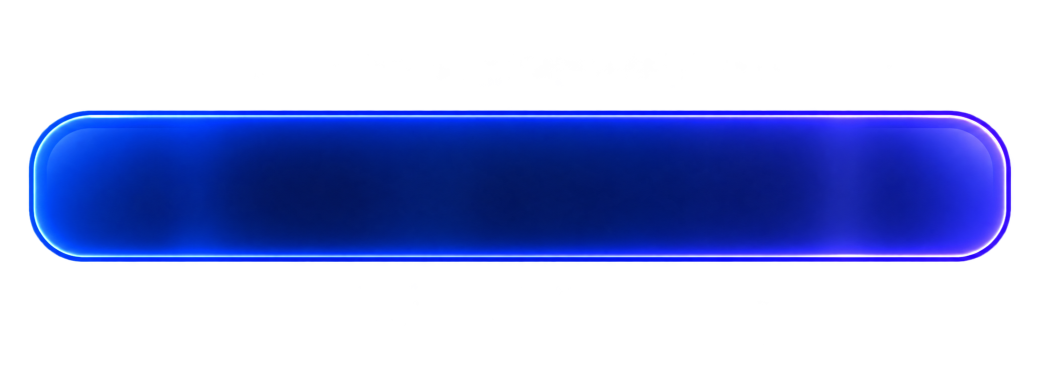
#> input picture Assets/_Project/Art/UI/Home/HJ/97.png, 2078 x 757 px (shown at 1/2 size)
$ python make_result_chip.py
#> lines starting #> are read from the running program, lines starting #| are printed output that depends on the picture
# AR 현장모드 결과 화면의 분류 칩(HJ/97, 2078x757 네온 유리 막대)을 9-slice로 쓰기 좋게 줄인다.
#   결과: Assets/_Project/Art/UI/Home/HJ/derived/97_chip.png (1024 폭)
#     칩 폭이 장소 이름 길이에 따라 바뀌므로(TextChipAutoWidth) 양끝 둥근 부분은 그대로 두고 가운데만 늘린다.
#     9-slice 가장자리: 왼쪽/오른쪽 CAP px, 위 165 / 아래 168 px(둥근 모서리 반지름 약 50 + 빛)
#       (ARFieldResultLayout.ChipCapPx/ChipCapTopPx/ChipCapBottomPx). 칸이 두 줄로 높아져도 모서리가 찌그러지지 않는다.
#     막대 본체(알파 200 이상): 원본 x 58~2020, y 222~522 -> 이 그림에서 BODY (ARFieldResultLayout.ChipBody)
#     1024 폭이면 임포트 최대 크기(1024)에 그대로 들어가 9-slice 가장자리 px이 줄어들지 않는다.
#   실행: python Art_Source/ui_arfield/make_result_chip.py      필요: Python 3 + Pillow
import os
from PIL import Image

ROOT = os.path.abspath(os.path.join(os.path.dirname(os.path.abspath(__file__)), '..', '..'))
HJ = os.path.join(ROOT, 'Assets', '_Project', 'Art', 'UI', 'Home', 'HJ')
OUT = os.path.join(HJ, 'derived')
os.makedirs(OUT, exist_ok=True)

WIDTH = 1024
CAP = 128   # 양끝 둥근 부분 + 빛 번짐(원본 약 260px)

src = Image.open(os.path.join(HJ, '97.png')).convert('RGBA')
#> src is the input picture: PIL image 2078x757 RGBA; mean R, G, B, A 6.5, 16, 66.5, 93.5
k = WIDTH / src.width
#> k = 0.493
dst = src.resize((WIDTH, round(src.height * k)), Image.LANCZOS)
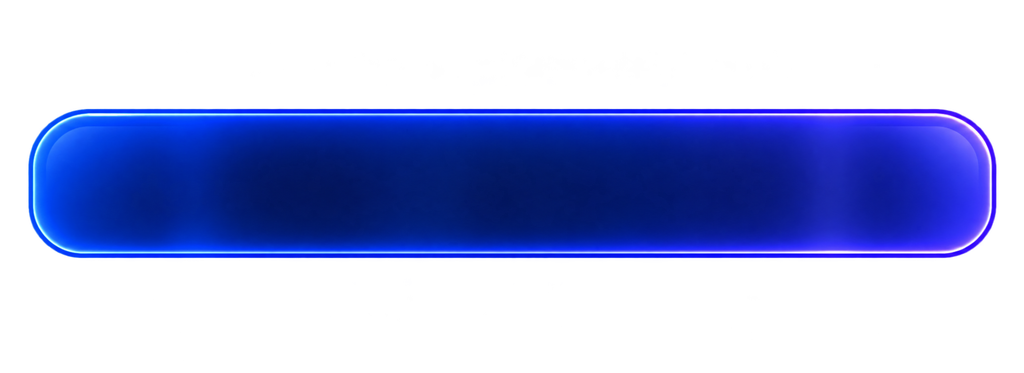
#> dst: PIL image 1024x373 RGBA; mean R, G, B, A 6.5, 16, 66.6, 93.5; transparent parts drawn white
dst.save(os.path.join(OUT, '97_chip.png'))
body = (58 * k, 222 * k, 2020 * k, 522 * k)
#> body = (28.58, 109.4, 995.4, 257.2)
print('-> %s (97_chip.png %dx%d, cap %d, body x %.1f~%.1f y %.1f~%.1f)'
      % (os.path.relpath(OUT, ROOT), dst.width, dst.height, CAP, body[0], body[2], body[1], body[3]))
#| -> Assets/_Project/Art/UI/Home/HJ/derived (97_chip.png 1024x373, cap 128, body x 28.6~995.4 y 109.4~257.2)

$ run again, with Assets/_Project/Art/UI/Home/HJ/92.png copied over Assets/_Project/Art/UI/Home/HJ/97.png
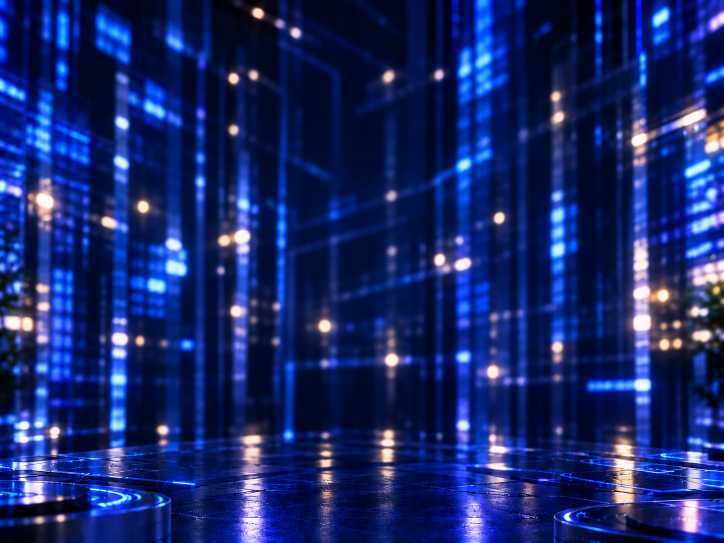
#> input picture Assets/_Project/Art/UI/Home/HJ/92.png, 1448 x 1086 px (shown at 1/2 size)
#> `dst = src.resize((WIDTH, round(src.height * k)), Image.LANCZOS)`:
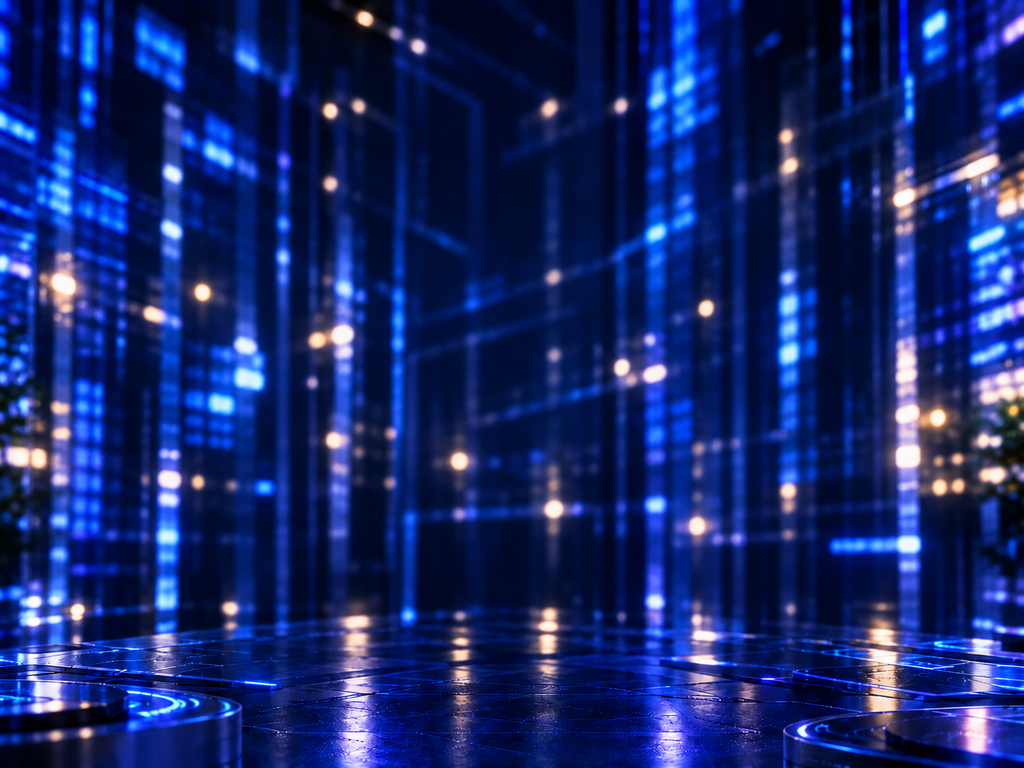
#> dst: PIL image 1024x768 RGBA; mean R, G, B, A 22.4, 40.6, 107.6, 255
#| -> Assets/_Project/Art/UI/Home/HJ/derived (97_chip.png 1024x768, cap 128, body x 41.0~1428.5 y 157.0~369.1)

$ run again, with Assets/_Project/Art/UI/Home/HJ/93.png copied over Assets/_Project/Art/UI/Home/HJ/97.png
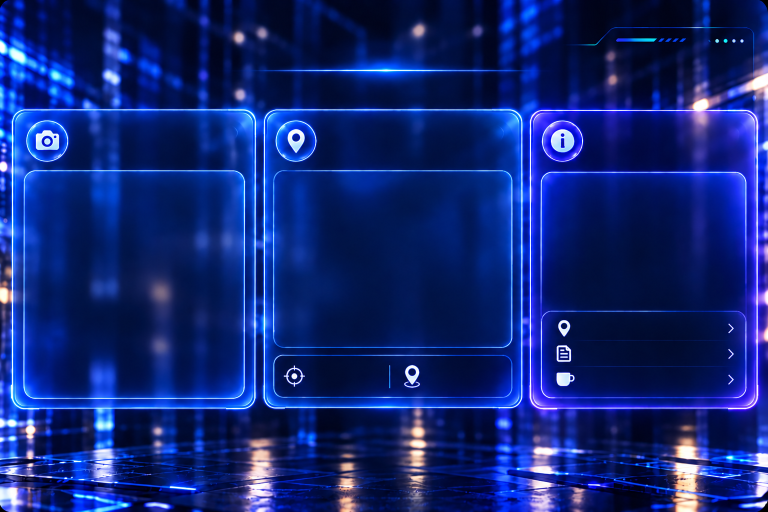
#> input picture Assets/_Project/Art/UI/Home/HJ/93.png, 1536 x 1024 px (shown at 1/2 size)
#> `dst = src.resize((WIDTH, round(src.height * k)), Image.LANCZOS)`:
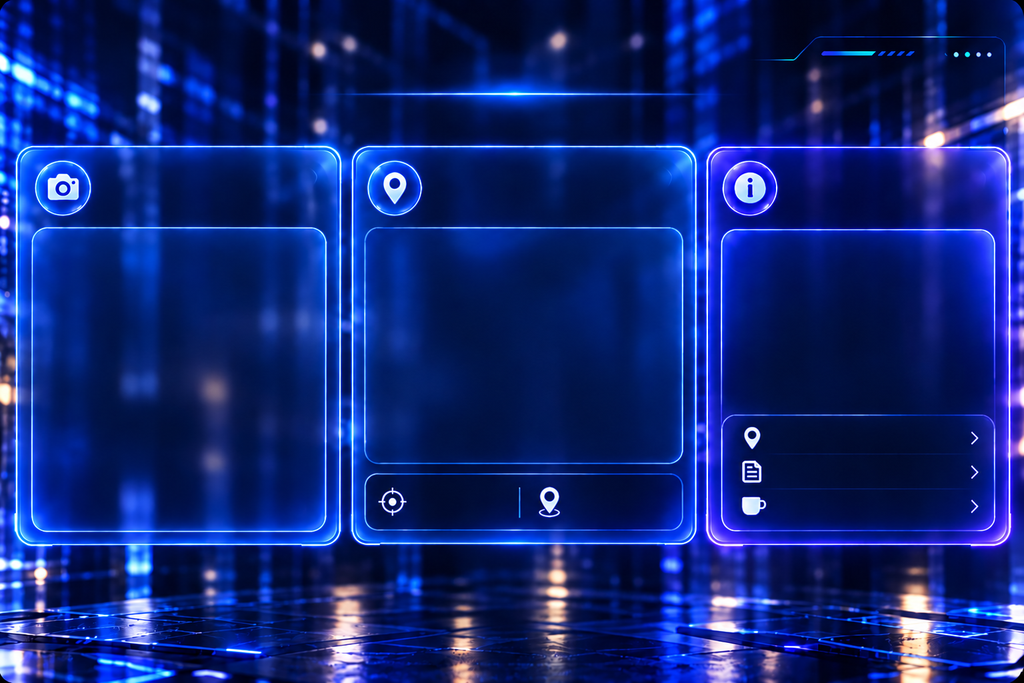
#> dst: PIL image 1024x683 RGBA; mean R, G, B, A 16.6, 38, 119, 255
#| -> Assets/_Project/Art/UI/Home/HJ/derived (97_chip.png 1024x683, cap 128, body x 38.7~1346.7 y 148.0~348.0)

$ run again, with Assets/_Project/Art/UI/Home/HJ/94.png copied over Assets/_Project/Art/UI/Home/HJ/97.png
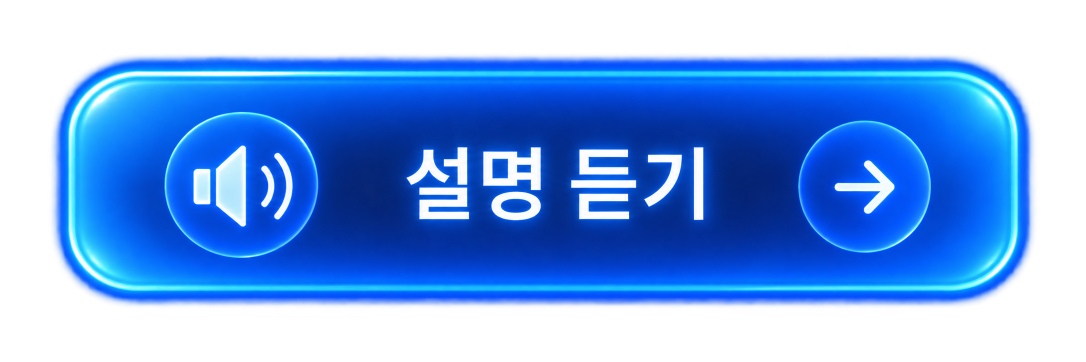
#> input picture Assets/_Project/Art/UI/Home/HJ/94.png, 2172 x 724 px (shown at 1/2 size)
#> src is the input picture: PIL image 2172x724 RGBA; mean R, G, B, A 12.7, 62.4, 140.2, 148
#> `dst = src.resize((WIDTH, round(src.height * k)), Image.LANCZOS)`:
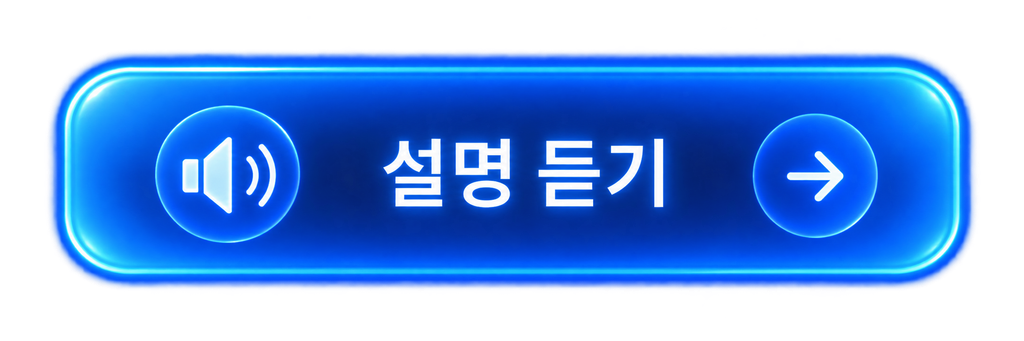
#> dst: PIL image 1024x341 RGBA; mean R, G, B, A 12.7, 62, 139.6, 148; transparent parts drawn white
#| -> Assets/_Project/Art/UI/Home/HJ/derived (97_chip.png 1024x341, cap 128, body x 27.3~952.3 y 104.7~246.1)
